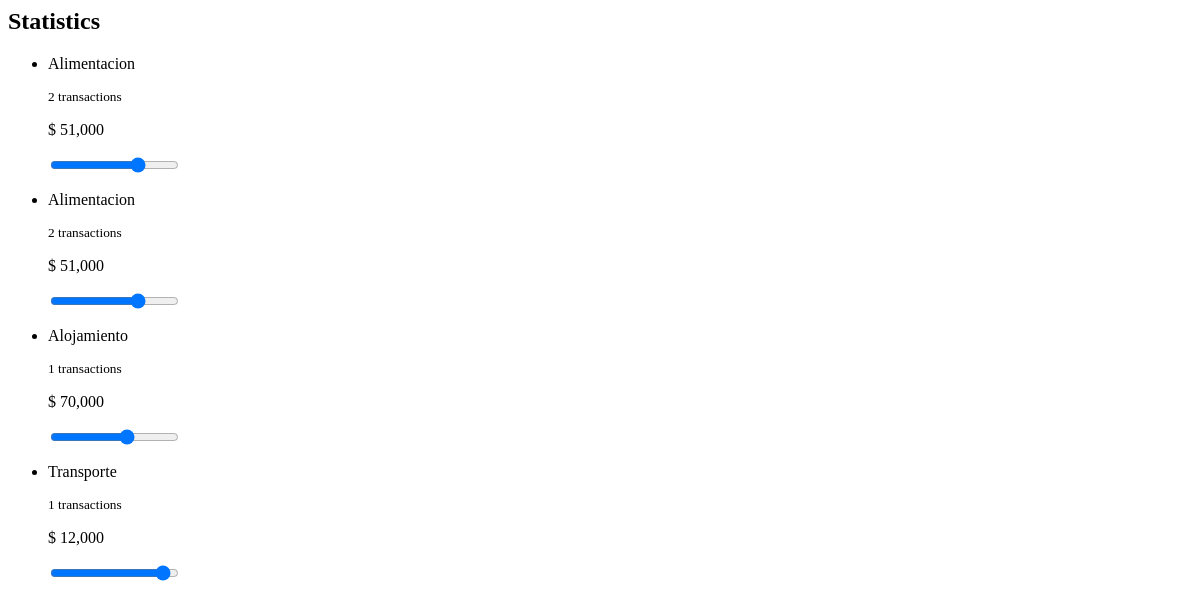
The app's page /dashboard/expenses/statistics/, older data.
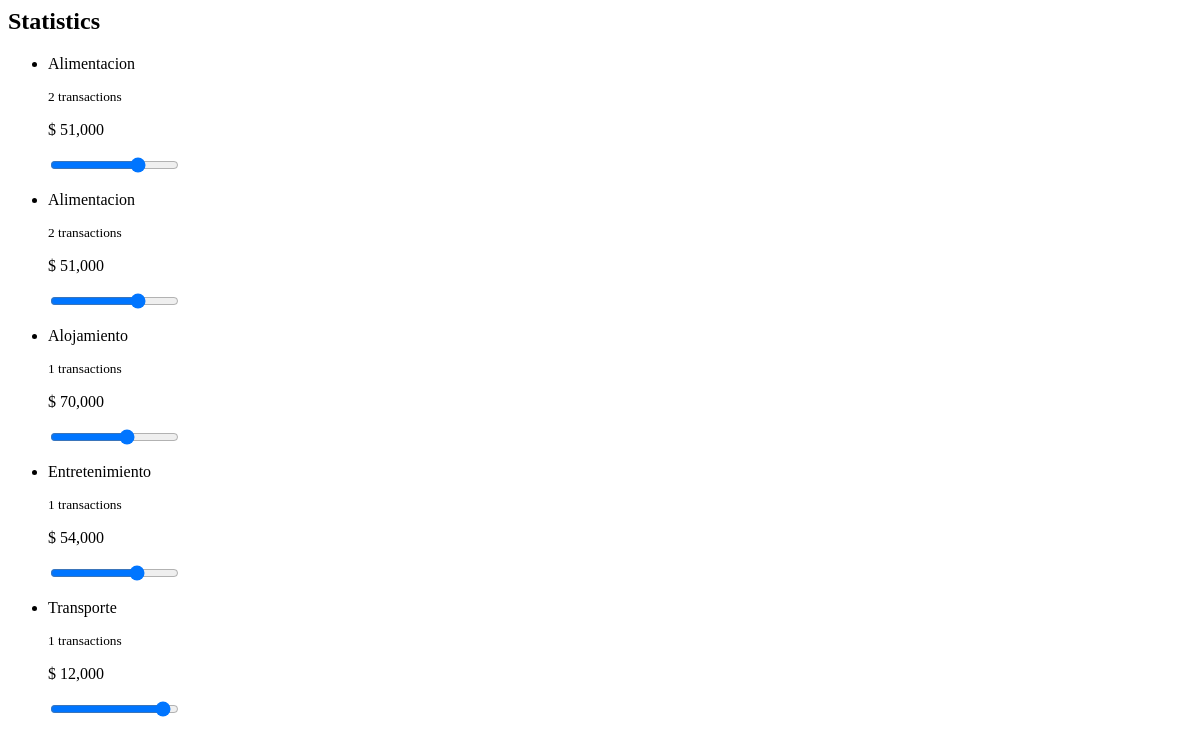
The same page, newer data.
### Transaction/models.py (models this page shows, shortened)
class Transaction(models.Model):
    class TypePay(models.TextChoices):
        EFECTIVO = "Efectivo"
        TRANSFERENCIA = "Transferencia"
        NEQUI = "Nequi"
        TARJETA_CREDTO = "Tarjeta de Credito"
    description = models.CharField(max_length=150, null=True, blank=True)
    value = models.DecimalField(max_digits=10, decimal_places=2, default=0)
    way_to_pay = models.CharField(max_length=100, choices=TypePay.choices)
    created = models.DateField(auto_now_add=True)
    updated = models.DateField(auto_now_add=True)
    class Meta:
        abstract = True

class Expense(Transaction):
    class TypeExpense(models.TextChoices):
        ALIMENTACION = "Alimentacion"
        TRANSPORTE = "Transporte"
        ALOJAMIENTO = "Alojamiento"
        ENTRETENIMIENTO = "Entretenimiento"
        SALUD = "Salud"
        EDUCACION = "Educación"
        INPUESTOS = "Impuestos"
        SEGUROS = "Seguros"
        SERVICIOS_PUBLICOS = "Servicios públicos"
        MANTENIMIENTO = "Mantenimiento"
        MODA = "Moda"
        TEXNOLOGIA = "Tecnología"
        REGALOS = "Regalos"
        VIAJES = "Viajes"
        ARRIENDO = "Arriendo"
        NEGOCIO = "Negocio"
        TARJETA_CREDITO = "Tarjeta de Credito"
        MERCANCIAS = "Mercancias"
        PROVEEDORES = "Proveedores"
    type = models.CharField(max_length=150, choices=TypeExpense.choices)
    class Meta:
        verbose_name = ("Expense")
        verbose_name_plural = ("Expenses")
    def category(self):
        data = {"name":self.type, "total": self.total_value_by_type(), "number": self.number_transactions_by_type()}
        return data
    def total_value_by_type(self):
        return Expense.objects.filter(type=self.type).aggregate(Sum('value'))['value__sum']
    def number_transactions_by_type(self):
        return Expense.objects.filter(type=self.type).aggregate(Count('id'))['id__count']

### Transaction/views.py (the view)
# urls.py: path('expenses/statistics/', statistics_expenses, name='expenses_statistics'),
def statistics_expenses(request):
    context = {}
    name_template = 'expenses/partials/statistics.html'
    expenses = Expense.objects.all().order_by('type')
    context['categories'] = [x.category() for x in expenses]
    return render(request, name_template, context)

### Transaction/templatetags/filters.py (called while the page is built)
@register.filter(name='format_value_total')
def format_value_total(value):
    return f'$ {value:,.0f}'

@register.filter(name='pct')
def pct(value):
    pct_value = (178000 - value) / 178000
    return f'{(pct_value * 100):,.0f}'

### templates/expenses/partials/statistics.html
{% load filters %}
<div>
    <h2>Statistics</h2>
    <ul>
        {% for category in categories %}
            <li>
                <p>{{ category.name }}</p>
                <small>{{ category.number }} transactions</small>
                <p>{{ category.total|format_value_total }}</p>
                <input type="range" value={{ category.total|pct }}>
            </li>
        {% empty %}
            <li>No hay gastos registrados</li>
        {% endfor %}
    </ul>
</div>

Row changes from the older to the newer data that the page shows:
added Expense: name "Entretenimiento"
Text that changed along with them:
new list line: "1 transactions $ 54,000 70"
